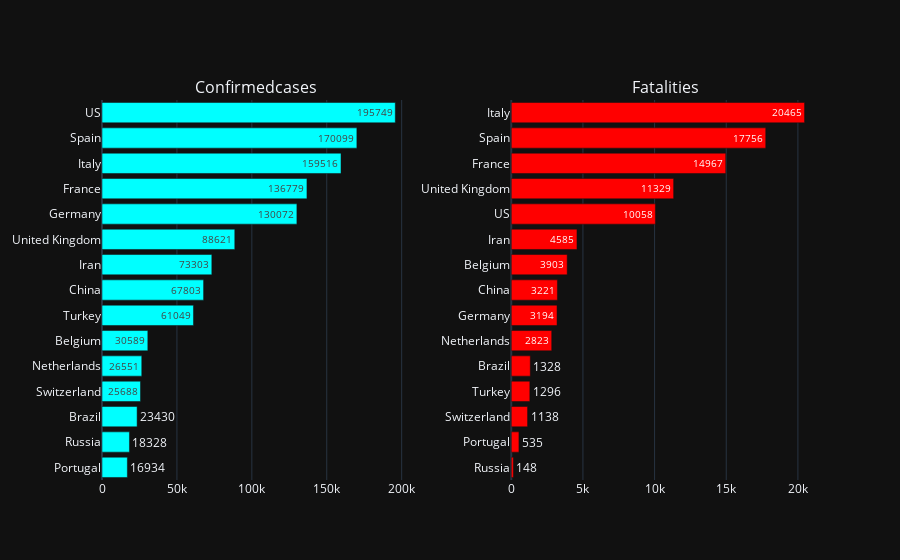

This figure's notebook cell:
### Code cell
# Getting Top country cases 
Top_country = train.groupby('Country_Region')['ConfirmedCases','Fatalities'].max().reset_index().sort_values(by='ConfirmedCases',ascending=False).head(15)

# confirmed - deaths
fig_c = px.bar(Top_country.sort_values('ConfirmedCases'), x="ConfirmedCases", y="Country_Region", 
               text='ConfirmedCases', orientation='h', color_discrete_sequence = ['cyan'])

fig_d = px.bar(Top_country.sort_values('Fatalities'), x="Fatalities", y="Country_Region", 
               text='Fatalities', orientation='h', color_discrete_sequence = ['red'])


fig = make_subplots(rows=1, cols=2, shared_xaxes=False, horizontal_spacing=0.14, vertical_spacing=0.08,
                    subplot_titles=('Confirmedcases', 'Fatalities'))

fig.add_trace(fig_c['data'][0], row=1, col=1)
fig.add_trace(fig_d['data'][0], row=1, col=2)

### Figure 1 — Plotly figure (JSON) as saved in the notebook; plotly's stock layout.template omitted (floating-point values rounded to 4 significant figures)
{"data": [{"alignmentgroup": "True", "hoverlabel": {"namelength": 0}, "hovertemplate": "ConfirmedCases=%{text}<br>Country_Region=%{y}", "legendgroup": "", "marker": {"color": "cyan"}, "name": "", "offsetgroup": "", "orientation": "h", "showlegend": false, "text": [16934, 18328, 23430, 25688, 26551, 30589, 61049, 67803, 73303, 88621, 130072, 136779, 159516, 170099, 195749], "textposition": "auto", "type": "bar", "x": [16934, 18328, 23430, 25688, 26551, 30589, 61049, 67803, 73303, 88621, 130072, 136779, 159516, 170099, 195749], "xaxis": "x", "y": ["Portugal", "Russia", "Brazil", "Switzerland", "Netherlands", "Belgium", "Turkey", "China", "Iran", "United Kingdom", "Germany", "France", "Italy", "Spain", "US"], "yaxis": "y"}, {"alignmentgroup": "True", "hoverlabel": {"namelength": 0}, "hovertemplate": "Fatalities=%{text}<br>Country_Region=%{y}", "legendgroup": "", "marker": {"color": "red"}, "name": "", "offsetgroup": "", "orientation": "h", "showlegend": false, "text": [148, 535, 1138, 1296, 1328, 2823, 3194, 3221, 3903, 4585, 10058, 11329, 14967, 17756, 20465], "textposition": "auto", "type": "bar", "x": [148, 535, 1138, 1296, 1328, 2823, 3194, 3221, 3903, 4585, 10058, 11329, 14967, 17756, 20465], "xaxis": "x2", "y": ["Russia", "Portugal", "Switzerland", "Turkey", "Brazil", "Netherlands", "Germany", "China", "Belgium", "Iran", "US", "United Kingdom", "France", "Spain", "Italy"], "yaxis": "y2"}], "layout": {"annotations": [{"font": {"size": 16}, "showarrow": false, "text": "Confirmedcases", "x": 0.215, "xanchor": "center", "xref": "paper", "y": 1, "yanchor": "bottom", "yref": "paper"}, {"font": {"size": 16}, "showarrow": false, "text": "Fatalities", "x": 0.785, "xanchor": "center", "xref": "paper", "y": 1, "yanchor": "bottom", "yref": "paper"}], "xaxis": {"anchor": "y", "domain": [0, 0.43]}, "xaxis2": {"anchor": "y2", "domain": [0.57, 1]}, "yaxis": {"anchor": "x", "domain": [0, 1]}, "yaxis2": {"anchor": "x2", "domain": [0, 1]}}}
